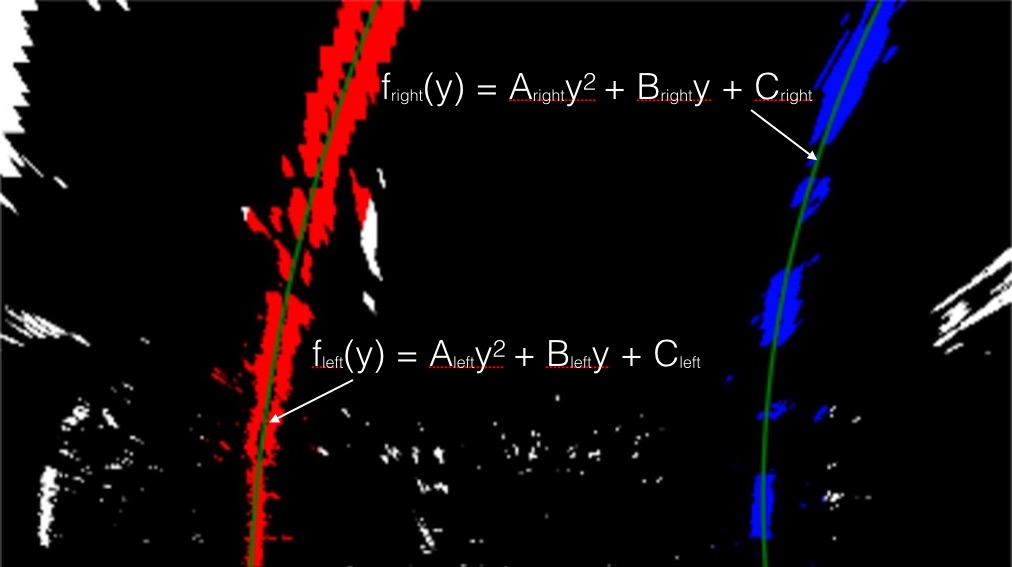
#> input picture examples/color_fit_lines.jpg, 1012 x 567 px; its folder holds only this picture in this run
$ python -i process.py   (imports and definitions only)   (older library calls are emulated)
#> lines starting #> are read from the running program, lines starting #| are printed output that depends on the picture; after the words box and inside, x2 and y2 are one past the last pixel; in counts of white or black regions, pixels touching at a corner belong together
#> further down, picture is the input picture: shape (567, 1012, 3); mean B, G, R 11.4, 8.2, 15.7
import numpy as np
import cv2
import glob
import logging


# [28 lines left out: function calculate_camera_distortion, not called in this run]


def filter_pipeline_single_image(img):
    img2 = white_yellow_lines(img)
    img3 = sobel_x_filter(img)
    combined = cv2.bitwise_or(img2, img3)
    binary_output = cv2.GaussianBlur(combined, (9, 9), 0)
    return binary_output


def color_filter(img, h_thresh, s_thresh, v_thresh):
#> called with h_thresh = (18, 110), s_thresh = (100, 255), v_thresh = (100, 255)
    hsv = cv2.cvtColor(img, cv2.COLOR_BGR2HSV)
#> hsv: shape (567, 1012, 3); mean H, S, V 13.1, 38.2, 20
    h = hsv[:, :, 0]
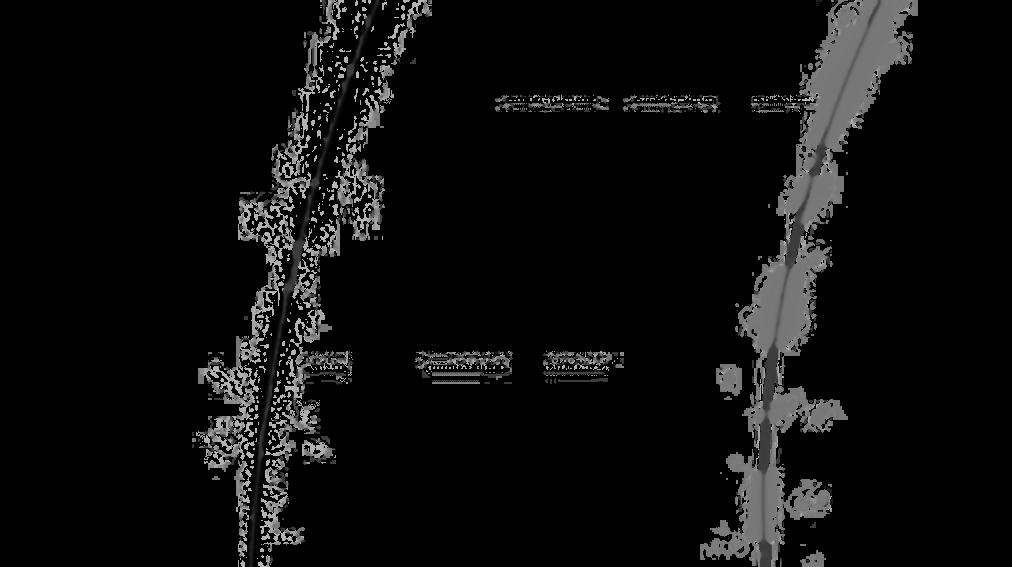
#> h: shape (567, 1012); min 0, max 179, mean 13.1
    s = hsv[:, :, 1]
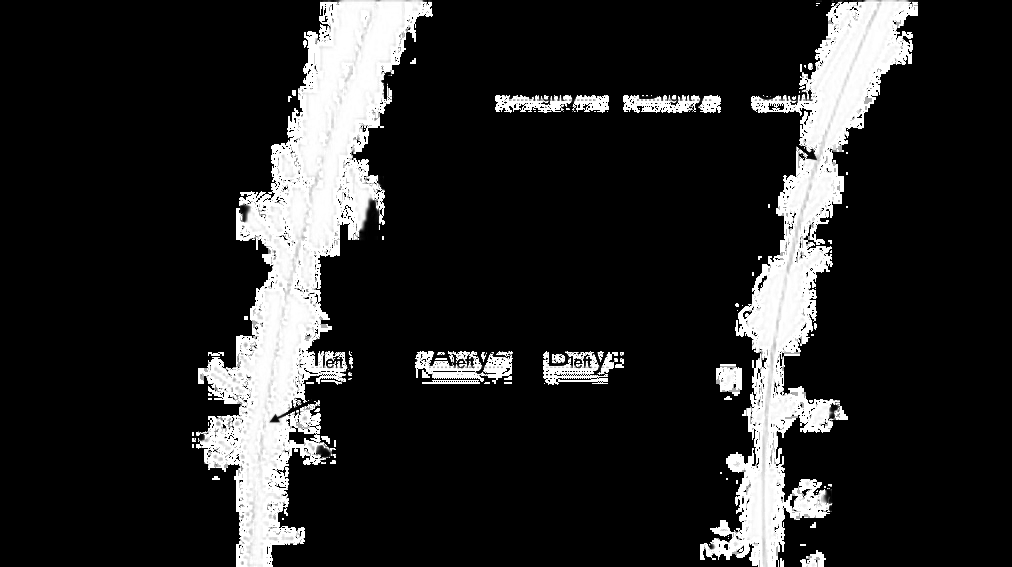
#> s: shape (567, 1012); min 0, max 255, mean 38.2
    v = hsv[:, :, 2]
    binary_output = np.zeros_like(h)
    binary_output[(h >= h_thresh[0]) & (h <= h_thresh[1]) & (s >= s_thresh[0]) & (s <= s_thresh[1]) & (v >= v_thresh[0]) & (v <= v_thresh[1])] = 1
    return binary_output


def white_yellow_lines(img):
    yellow_lane = color_filter(img, h_thresh=(18, 110), s_thresh=(100, 255), v_thresh=(100, 255))
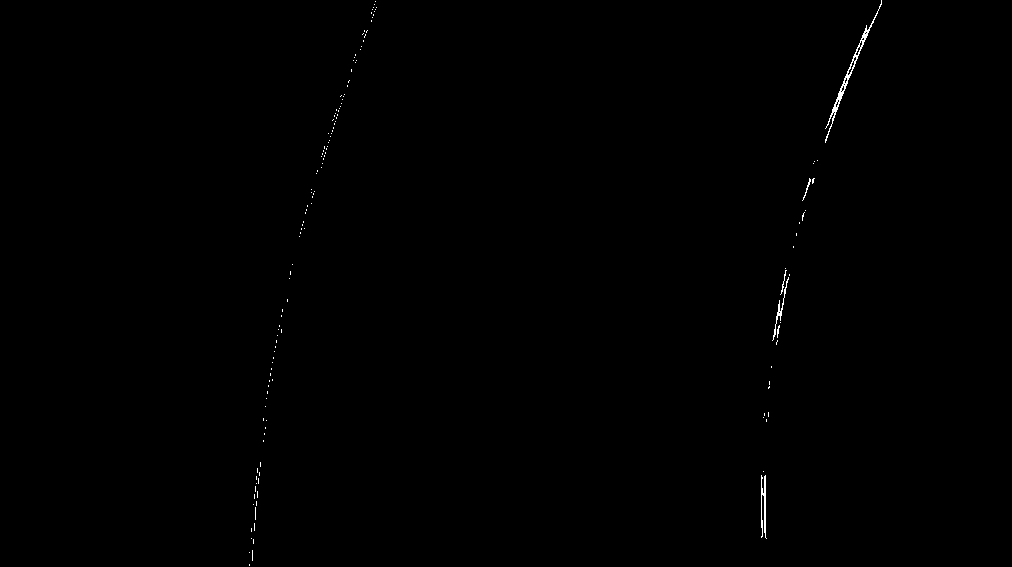
#> yellow_lane: shape (567, 1012); values 0 (black) and 1 (white), 0.21% white in thin lines or dots, all inside (x1, y1, x2, y2) = (249, 0, 882, 566)
    white_lane = color_filter(img, h_thresh=(4, 255), s_thresh=(0, 32), v_thresh=(207, 255))
#> white_lane: shape (567, 1012); values 0 (black) and 1 (white), 0.16% white in thin lines or dots, all inside (x1, y1, x2, y2) = (243, 73, 833, 501)
    binary_output = cv2.bitwise_or(yellow_lane, white_lane)
#> binary_output: shape (567, 1012); values 0 (black) and 1 (white), 0.37% white in thin lines or dots, all inside (x1, y1, x2, y2) = (243, 0, 882, 566)
    return binary_output


def sobel_x_filter(img, thresh=(20, 100), sobel_kernel=3):
#> called with thresh = (20, 100), sobel_kernel = 3
    channel = cv2.cvtColor(img, cv2.COLOR_BGR2GRAY)
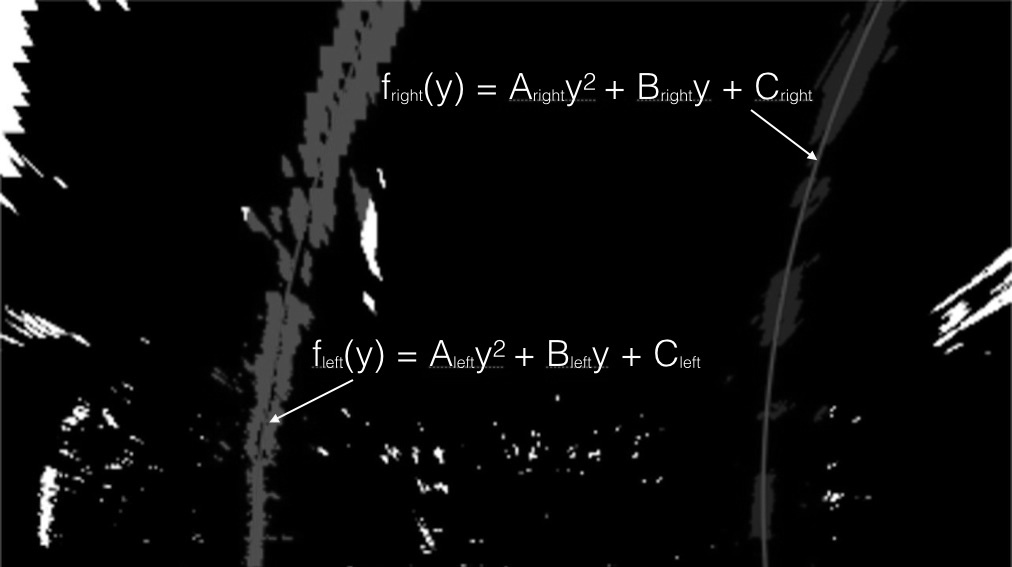
#> channel: shape (567, 1012); min 0, max 255, mean 10.8
    sobel_x = cv2.Sobel(channel, cv2.CV_64F, 1, 0, ksize=sobel_kernel)
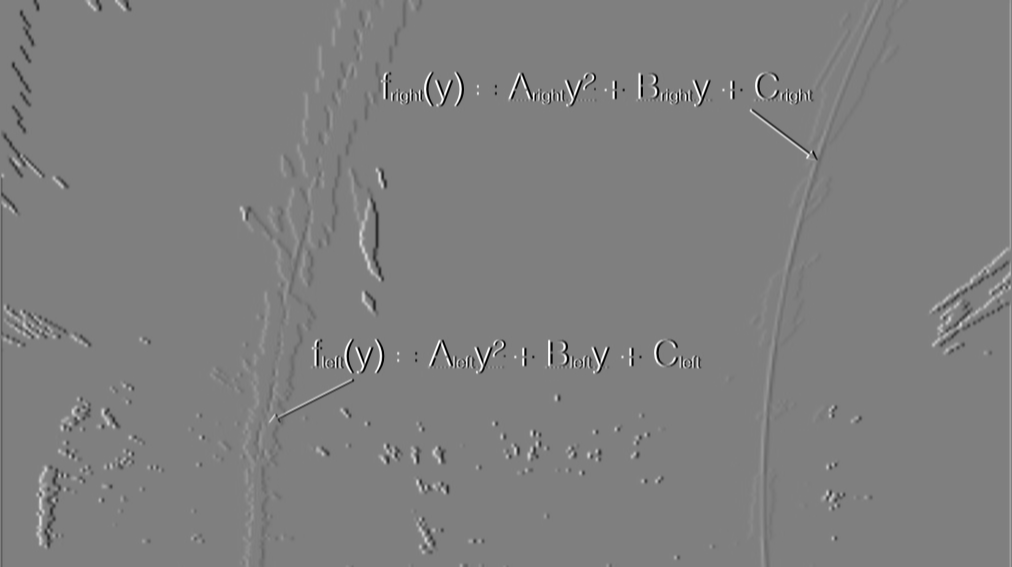
#> sobel_x: shape (567, 1012) float64; min -1020, max 1020, mean -0.4; drawn with min black and max white
    abs_sobel_x = np.absolute(sobel_x)
    scaled_sobel = np.uint8(255 * abs_sobel_x / np.max(abs_sobel_x))

    binary_output = np.zeros_like(scaled_sobel)
    binary_output[((scaled_sobel >= thresh[0]) & (scaled_sobel <= thresh[1]))] = 1
    return binary_output


# [125 lines left out: functions get_perspective_transform_matrixes, fit_lines, curvature, draw_line, not called in this run]


# [2 lines not run here, left out]
left_fit = []
right_fit = []


# [82 lines left out: functions process_image, process_project_video, process_challenge_video, process_harder_video, not called in this run]

>>> import cv2
>>> picture = cv2.imread('examples/color_fit_lines.jpg')
>>> result = filter_pipeline_single_image(picture)
#> in filter_pipeline_single_image, `img3 = sobel_x_filter(img)`: img3: shape (567, 1012); values 0 (black) and 1 (white), 4.6% white in thin lines or dots
#> in filter_pipeline_single_image, `combined = cv2.bitwise_or(img2, img3)`:
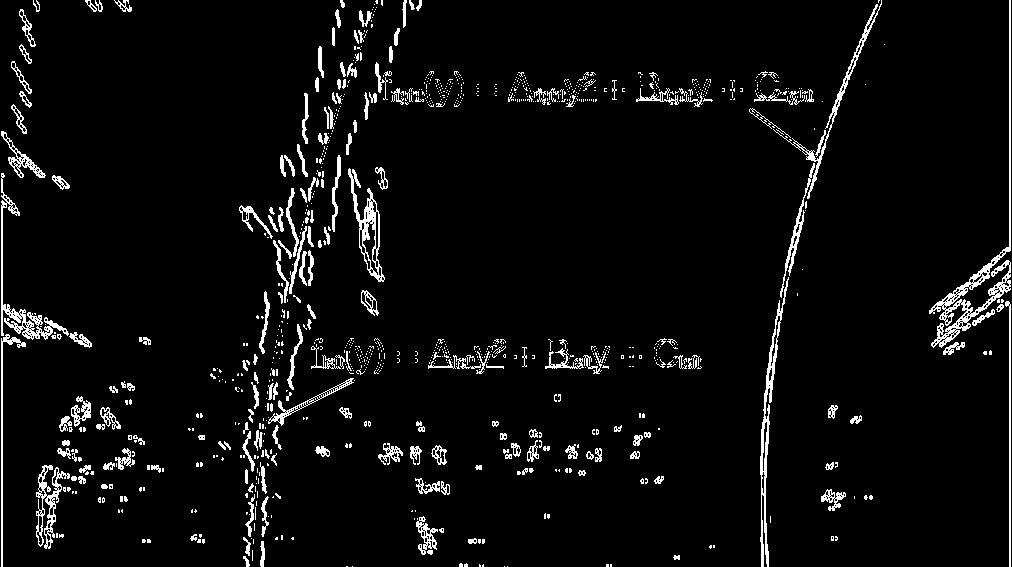
#> combined: shape (567, 1012); values 0 (black) and 1 (white), 4.8% white in thin lines or dots
#> in filter_pipeline_single_image, `binary_output = cv2.GaussianBlur(combined, (9, 9), 0)`:
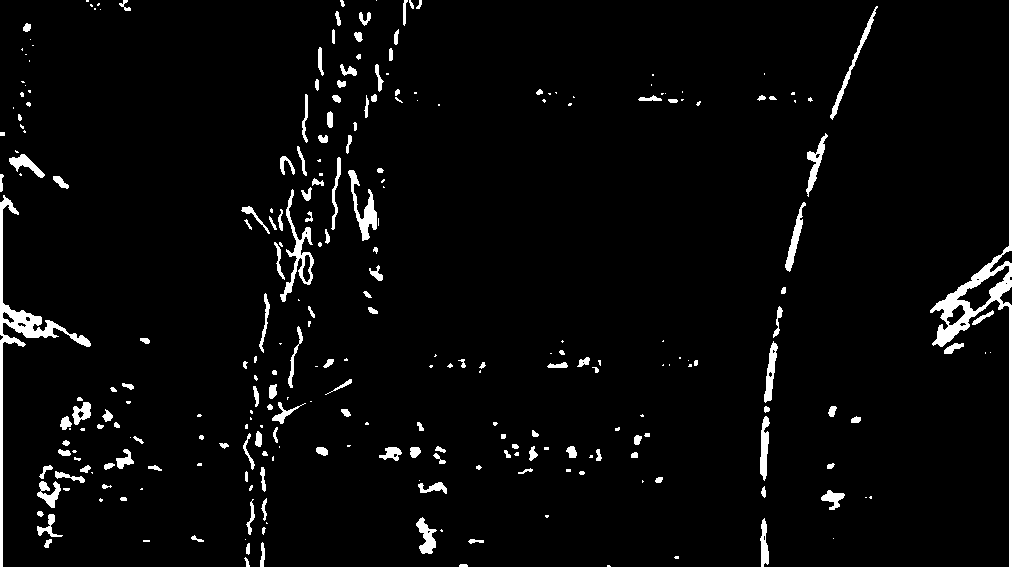
#> binary_output: shape (567, 1012); values 0 (black) and 1 (white), 3.7% white; 270 white regions (114 under 20 px), largest, box (x1, y1, x2, y2) and area: (930, 0, 1012, 567) 3705, (0, 195, 91, 567) 2439, (280, 189, 314, 302) 865
